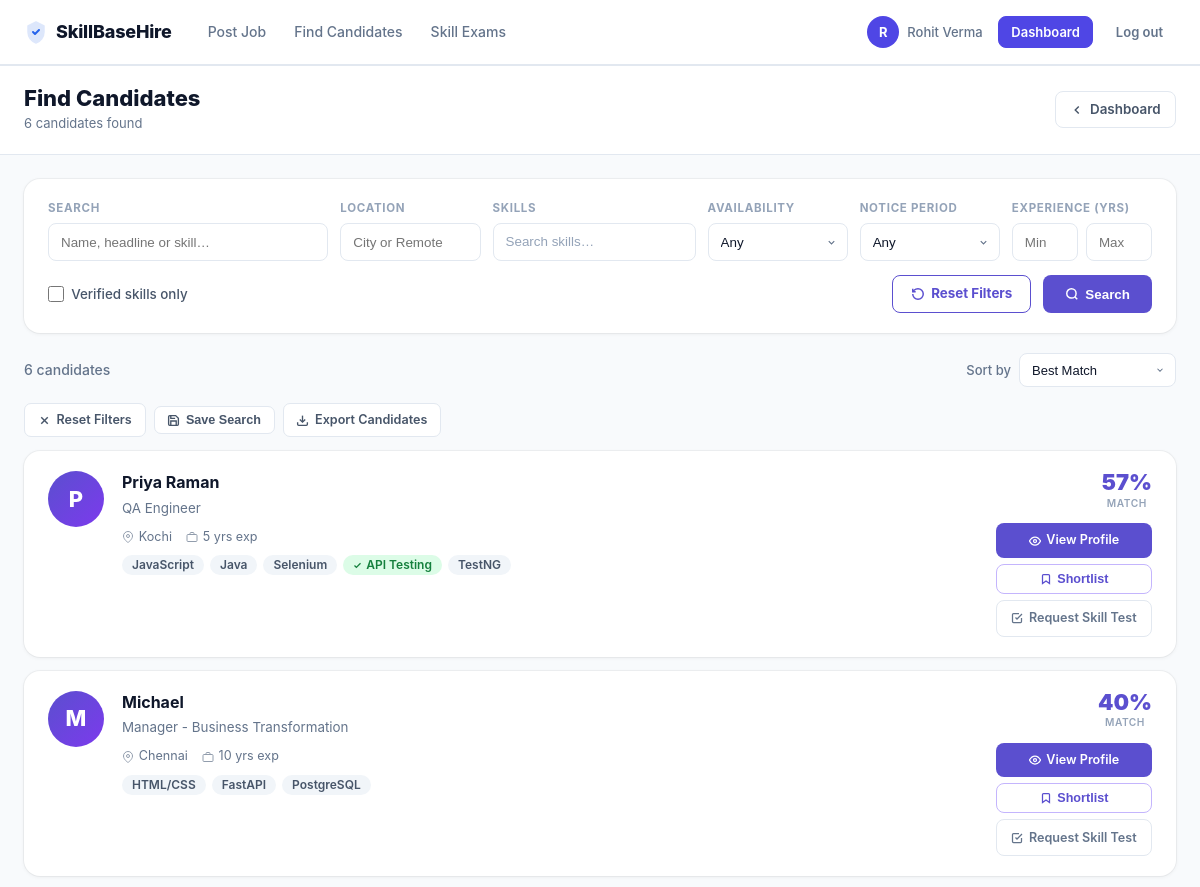
The page /recruiter/candidates (signed in, upper part) on the database as committed earlier.
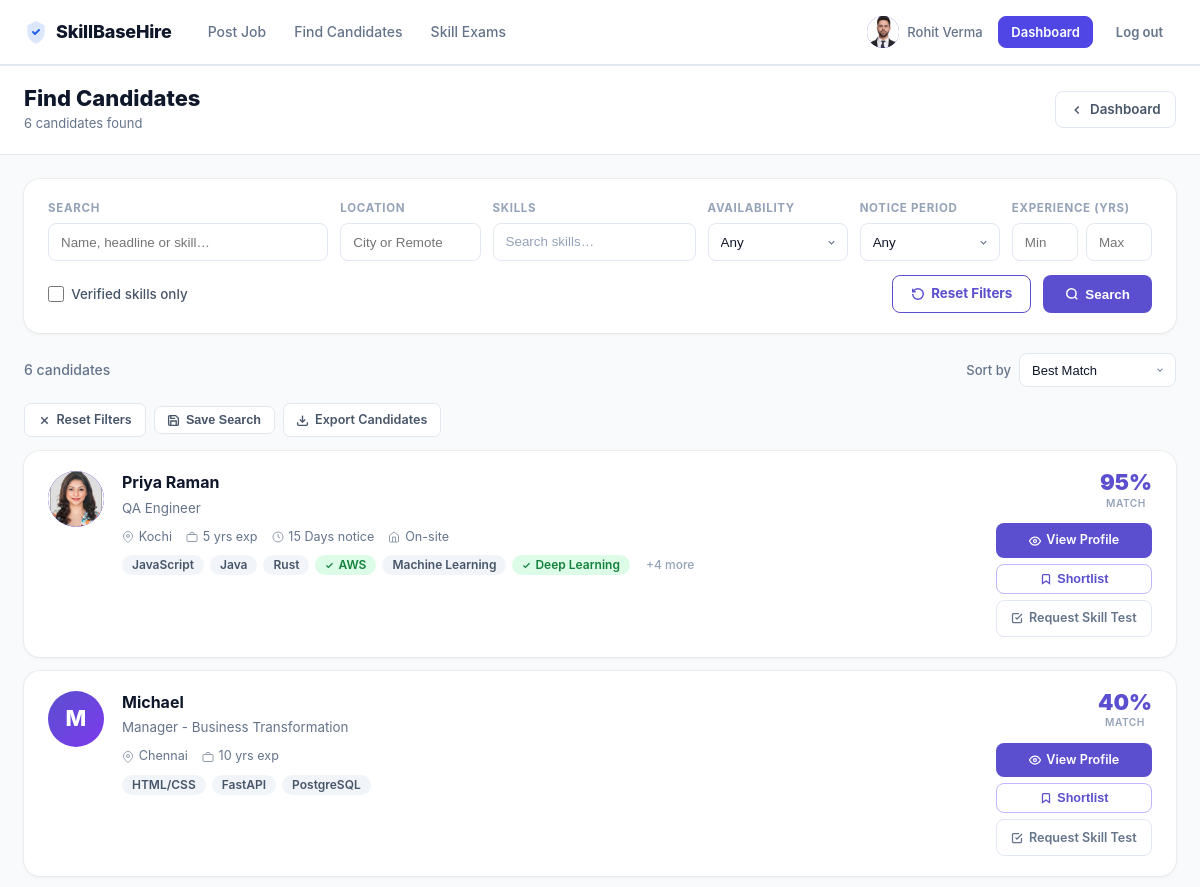
The same page on the database as committed later.
### tables this page shows
CREATE TABLE users (
                id INTEGER PRIMARY KEY AUTOINCREMENT,
                name TEXT NOT NULL,
                email TEXT UNIQUE NOT NULL,
                password_hash TEXT NOT NULL,
                role TEXT NOT NULL CHECK(role IN ('candidate','recruiter')),
                created_at TIMESTAMP DEFAULT CURRENT_TIMESTAMP
            , email_verified INTEGER DEFAULT 1, verification_token TEXT);

CREATE TABLE skills (
                id INTEGER PRIMARY KEY AUTOINCREMENT,
                name TEXT UNIQUE NOT NULL,
                category TEXT NOT NULL,
                description TEXT DEFAULT ''
            );

### app.py (the view)
@app.route('/recruiter/candidates')
@recruiter_required
def search_candidates():
    from datetime import datetime as _dt
    db = get_db()
    search          = request.args.get('q', '').strip()
    skill_filters   = [s.strip() for s in request.args.getlist('skill') if s.strip()]
    location_filter = request.args.get('location', '').strip()
    verified_only   = request.args.get('verified', '') == '1'
    notice_filter   = request.args.get('notice', '').strip()
    work_mode_filter= request.args.get('work_mode', '').strip()
    exp_min         = request.args.get('exp_min', '').strip()
    exp_max         = request.args.get('exp_max', '').strip()
    sort_by         = request.args.get('sort', 'best_match')
    query = '''
        SELECT DISTINCT u.id, u.name, u.email, u.created_at,
               cp.headline, cp.location, cp.profile_photo, cp.experience,
               cp.notice_period, cp.work_mode, cp.work_status,
               (SELECT COUNT(*) FROM user_skills WHERE user_id=u.id AND verified=1) AS verified_count,
               (SELECT COUNT(*) FROM user_skills WHERE user_id=u.id) AS total_skills,
               (SELECT GROUP_CONCAT(s.name||':'||us.verified, ',')
                FROM user_skills us JOIN skills s ON us.skill_id=s.id
                WHERE us.user_id=u.id ORDER BY us.verified DESC LIMIT 8) AS skills_data
        FROM users u LEFT JOIN candidate_profiles cp ON u.id=cp.user_id
        WHERE u.role='candidate'
    '''
    params = []
    if search:
        query += ''' AND (u.name LIKE ? OR cp.headline LIKE ? OR cp.bio LIKE ?
                    OR u.id IN (
                        SELECT DISTINCT us.user_id FROM user_skills us JOIN skills s ON us.skill_id=s.id
                        WHERE s.name LIKE ?))'''
        params += [f'%{search}%', f'%{search}%', f'%{search}%', f'%{search}%']
    if location_filter:
        query += ' AND cp.location LIKE ?'
        params.append(f'%{location_filter}%')
    if skill_filters:
        ph = ','.join('?' * len(skill_filters))
        query += f''' AND u.id IN (
            SELECT DISTINCT us.user_id FROM user_skills us JOIN skills s ON us.skill_id=s.id
            WHERE LOWER(s.name) IN ({ph}))'''
        params.extend(s.lower() for s in skill_filters)
    if verified_only:
        query += ' AND (SELECT COUNT(*) FROM user_skills WHERE user_id=u.id AND verified=1) > 0'
    if notice_filter:
        query += ' AND cp.notice_period = ?'
        params.append(notice_filter)
    if work_mode_filter:
        query += ' AND cp.work_mode = ?'
        params.append(work_mode_filter)
    query += ' ORDER BY verified_count DESC, u.created_at DESC'
    raw = db.execute(query, params).fetchall()
    exp_map = {}
    if raw:
        ids = [c['id'] for c in raw]
        placeholders = ','.join('?' * len(ids))
        all_exps = db.execute(
            f'SELECT user_id, start_date, end_date, is_current FROM candidate_work_experience WHERE user_id IN ({placeholders})',
            ids
        ).fetchall()
        now = _dt.now()
        for exp in all_exps:
            uid = exp['user_id']
            if not exp['start_date']:
                continue
            try:
                sy, sm = int(exp['start_date'][:4]), int(exp['start_date'][5:7])
                if exp['is_current'] or not exp['end_date']:
                    ey, em = now.year, now.month
                else:
                    ey, em = int(exp['end_date'][:4]), int(exp['end_date'][5:7])
                exp_map[uid] = exp_map.get(uid, 0) + max(0, (ey - sy) * 12 + (em - sm))
            except Exception:
                pass
    import re as _re
    candidates = []
    for c in raw:
        d = dict(c)
        d['skills']     = parse_skills_data(c['skills_data'])[:6]
        exp_months = exp_map.get(c['id'], 0)
        if exp_months == 0 and c['experience']:
            m = _re.search(r'(\d+(?:\.\d+)?)', c['experience'])
            if m:
                exp_months = int(float(m.group(1)) * 12)
        d['exp_months'] = exp_months
        score = 30
        if d.get('headline'):      score += 5
        if d.get('location'):      score += 5
        if d.get('profile_photo'): score += 5
        if d.get('work_status'):   score += 5
        score += min(d.get('verified_count', 0) * 12, 45)
        d['match_score'] = min(score, 99)
        candidates.append(d)
    if exp_min:
        try:
            candidates = [c for c in candidates if c['exp_months'] >= int(exp_min) * 12]
        except ValueError:
            pass
    if exp_max:
        try:
            candidates = [c for c in candidates if c['exp_months'] <= int(exp_max) * 12]
        except ValueError:
            pass
    _notice_order = {'Immediate': 0, '15 Days': 1, '30 Days': 2, '60 Days': 3, '90 Days': 4}
    if sort_by == 'experience':
        candidates.sort(key=lambda c: c['exp_months'], reverse=True)
    elif sort_by == 'notice':
        candidates.sort(key=lambda c: _notice_order.get(c.get('notice_period') or '', 9))
    elif sort_by in ('recent', 'new'):
        candidates.sort(key=lambda c: c['created_at'] or '', reverse=True)
    else:
        candidates.sort(key=lambda c: c['match_score'], reverse=True)
    has_filters = any([search, skill_filters, location_filter, verified_only,
                       notice_filter, work_mode_filter, exp_min, exp_max])
    all_skills = db.execute('SELECT * FROM skills ORDER BY name').fetchall()
    return render_template('candidates.html', candidates=candidates,
                           all_skills=all_skills, search=search,
                           skill_filters=skill_filters, location_filter=location_filter,
                           verified_only=verified_only, notice_filter=notice_filter,
                           work_mode_filter=work_mode_filter, exp_min=exp_min, exp_max=exp_max,
                           sort_by=sort_by, has_filters=has_filters,
                           user=get_current_user())

### app.py (called while the page is built, shortened)
def get_db():
    db = getattr(g, '_database', None)
    if db is None:
        db = g._database = sqlite3.connect(DATABASE)
        db.row_factory = sqlite3.Row
    return db

@app.teardown_appcontext
def close_connection(_exception):
    db = getattr(g, '_database', None)
    if db is not None:
        db.close()

@app.after_request
def set_security_headers(response):
    response.headers['X-Content-Type-Options'] = 'nosniff'
    response.headers['X-Frame-Options'] = 'SAMEORIGIN'
    response.headers['X-XSS-Protection'] = '1; mode=block'
    response.headers['Referrer-Policy'] = 'strict-origin-when-cross-origin'
    response.headers['Permissions-Policy'] = 'geolocation=(), microphone=(), camera=()'
    if os.environ.get('FLASK_ENV') == 'production':
        response.headers['Strict-Transport-Security'] = 'max-age=31536000; includeSubDomains'
    return response

@app.context_processor
def inject_notif_count():
    return {'unread_notif_count': 0}

def get_current_user():
    if 'user_id' not in session:
        return None
    return get_db().execute('SELECT * FROM users WHERE id = ?', [session['user_id']]).fetchone()

### templates/candidates.html (shortened to what the changed rows need)
{% extends "base.html" %}
{% block content %}
{% macro exp_label(m) -%}
  {%- if m == 0 -%}—
  {%- elif m < 12 -%}{{ m }} mo
  {%- elif m < 24 -%}1 yr
  {%- else -%}{{ (m / 12) | int }} yrs
  {%- endif -%}
{%- endmacro %}
<div class="fcp">
  <div class="fcp-hd">
    <div class="fcp-hd-inner">
      <div>
        <h1>Find Candidates</h1>
      </div>
    </div>
  </div>
  <div class="fcp-body">
    {% if candidates %}
      <div class="fcp-cards">
        {% for c in candidates %}
          <div class="fcp-ccard">
            <a href="{{ url_for('candidate_detail', candidate_id=c.id) }}" class="fcp-av" aria-label="{{ c.name }}">
              {% if c.profile_photo %}
                <img src="/static/uploads/photos/{{ c.profile_photo }}" alt="{{ c.name }}">
              {% else %}
                {{ c.name[0].upper() }}
              {% endif %}
            </a>
            <div class="fcp-cb">
              <div class="fcp-name-row">
                <div>
                  <a href="{{ url_for('candidate_detail', candidate_id=c.id) }}" class="fcp-name">{{ c.name }}</a>
                  {% if c.headline %}
                    <div class="fcp-hl">{{ c.headline }}</div>
                  {% endif %}
                </div>
              </div>
              <div class="fcp-meta">
                {% if c.location %}
                  <span class="fcp-mi">
                    <svg width="12" height="12" viewBox="0 0 24 24" fill="none" stroke="currentColor" stroke-width="2"><path d="M21 10c0 7-9 13-9 13s-9-6-9-13a9 9 0 0118 0z"/><circle cx="12" cy="10" r="3"/></svg>
                    {{ c.location }}
                  </span>
                {% endif %}
                {% if c.exp_months > 0 %}
                  <span class="fcp-mi">
                    <svg width="12" height="12" viewBox="0 0 24 24" fill="none" stroke="currentColor" stroke-width="2"><rect x="2" y="7" width="20" height="14" rx="2"/><path d="M16 7V5a2 2 0 00-2-2h-4a2 2 0 00-2 2v2"/></svg>
                    {{ exp_label(c.exp_months) }} exp
                  </span>
                {% endif %}
                {% if c.notice_period %}
                  <span class="fcp-mi">
                    <svg width="12" height="12" viewBox="0 0 24 24" fill="none" stroke="currentColor" stroke-width="2"><circle cx="12" cy="12" r="10"/><polyline points="12 6 12 12 16 14"/></svg>
                    {{ c.notice_period }} notice
                  </span>
                {% endif %}
                {% if c.work_mode %}
                  <span class="fcp-mi">
                    <svg width="12" height="12" viewBox="0 0 24 24" fill="none" stroke="currentColor" stroke-width="2"><path d="M3 9l9-7 9 7v11a2 2 0 01-2 2H5a2 2 0 01-2-2z"/><polyline points="9 22 9 12 15 12 15 22"/></svg>
                    {{ c.work_mode }}
                  </span>
                {% endif %}
              </div>
              {% if c.skills %}
                <div class="fcp-skills">
                  {% for sk in c.skills %}
                    <span class="fcp-sk {{ 'fcp-sk--v' if sk.verified else 'fcp-sk--u' }}">
                      {% if sk.verified %}
                        <svg width="9" height="9" viewBox="0 0 24 24" fill="none" stroke="currentColor" stroke-width="3.5"><polyline points="20 6 9 17 4 12"/></svg>
                      {% endif %}
                      {{ sk.name }}
                    </span>
                  {% endfor %}
                  {% if c.total_skills > (c.skills | length) %}
                    <span class="fcp-sk fcp-sk--more">+{{ c.total_skills - (c.skills | length) }} more</span>
                  {% endif %}
                </div>
              {% endif %}
            </div>
            <div class="fcp-cr">
              <div class="fcp-score-wrap">
                <div class="fcp-score">{{ c.match_score }}%</div>
                <div class="fcp-score-lbl">Match</div>
              </div>
              <div class="fcp-actions">
                <a href="{{ url_for('candidate_detail', candidate_id=c.id) }}" class="fcp-btn fcp-btn--prim">
                  <svg width="12" height="12" viewBox="0 0 24 24" fill="none" stroke="currentColor" stroke-width="2.5"><path d="M1 12s4-8 11-8 11 8 11 8-4 8-11 8-11-8-11-8z"/><circle cx="12" cy="12" r="3"/></svg>
                  View Profile
                </a>
                <button class="fcp-btn fcp-btn--out" onclick="shortlist({{ c.id }}, this)">
                  <svg width="12" height="12" viewBox="0 0 24 24" fill="none" stroke="currentColor" stroke-width="2.5"><path d="M19 21l-7-5-7 5V5a2 2 0 012-2h10a2 2 0 012 2z"/></svg>
                  Shortlist
                </button>
                <a href="{{ url_for('candidate_detail', candidate_id=c.id) }}#skills" class="fcp-btn fcp-btn--ghost">
                  <svg width="12" height="12" viewBox="0 0 24 24" fill="none" stroke="currentColor" stroke-width="2.5"><path d="M9 11l3 3L22 4"/><path d="M21 12v7a2 2 0 01-2 2H5a2 2 0 01-2-2V5a2 2 0 012-2h11"/></svg>
                  Request Skill Test
                </a>
              </div>
            </div>
          </div>
        {% endfor %}
      </div>
    {% endif %}
  </div>
</div>
{% endblock %}

### templates/base.html (shortened to what this page needs)
<!DOCTYPE html>
<html lang="en">
<head>
  <link rel="stylesheet" href="{{ url_for('static', filename='style.css') }}">
</head>
<body>
<header class="navbar">
  <div class="container navbar-inner">
    <a href="{{ url_for('home') }}" class="navbar-brand">
      SkillBaseHire
    </a>
    <nav class="navbar-menu" id="navMenu">
      {% if not session.get('user_id') %}
        <a href="{{ url_for('recruiter_signup') }}">For Recruiters</a>
        <a href="{{ url_for('candidate_signup') }}">For Candidates</a>
        <a href="{{ url_for('skills_page') }}" class="{{ 'active' if request.endpoint == 'skills_page' else '' }}">Skill Exams</a>
        <a href="{{ url_for('jobs') }}" class="{{ 'active' if request.endpoint == 'jobs' else '' }}">Find Jobs</a>
      {% elif session.get('role') == 'candidate' %}
        <a href="{{ url_for('jobs') }}" class="{{ 'active' if request.endpoint == 'jobs' else '' }}">Find Jobs</a>
        <a href="{{ url_for('skills_page') }}" class="{{ 'active' if request.endpoint == 'skills_page' else '' }}">Skill Exams</a>
      {% else %}
        <a href="{{ url_for('post_job') }}">Post Job</a>
        <a href="{{ url_for('search_candidates') }}">Find Candidates</a>
        <a href="{{ url_for('skills_page') }}">Skill Exams</a>
      {% endif %}
    </nav>
    <div class="navbar-actions">
      {% if session.get('user_id') %}
        <a href="{{ url_for('recruiter_detail', recruiter_id=session.get('user_id')) if session.get('role') == 'recruiter' else url_for('candidate_profile') }}"
           class="nav-user-info nav-profile-link"
           aria-label="View my profile">
          <div class="nav-avatar">
            {% if session.get('profile_photo') %}
              <img src="/static/uploads/photos/{{ session.get('profile_photo') }}" class="avatar-img" alt="{{ session.get('name','') }}">
            {% else %}
              {{ session.get('name','?')[0].upper() }}
            {% endif %}
          </div>
          <span class="nav-name">{{ session.get('name','') }}</span>
        </a>
        {% if session.get('role') == 'recruiter' %}
          <a href="{{ url_for('recruiter_dashboard') }}" class="btn btn-sm btn-primary">Dashboard</a>
        {% endif %}
        <form action="{{ url_for('logout') }}" method="post" style="display:inline">
          <button type="submit" class="btn btn-sm btn-ghost">Log out</button>
        </form>
      {% else %}
        <a href="{{ url_for('candidate_login') }}" class="btn btn-sm btn-login">Log in</a>
        <a href="{{ url_for('candidate_signup') }}" class="btn btn-sm btn-primary">Sign up</a>
      {% endif %}
    </div>
  </div>
</header>
<main>{% block content %}{% endblock %}</main>
</body>
</html>

Rows that differ between the two databases and show on the page:
changed users "Priya Raman": loses skills (name "Selenium"); loses skills (name "API Testing"); loses skills (name "TestNG"); gains skills (name "Rust"); gains skills (name "AWS"); gains skills (name "Machine Learning"); gains skills (name "Deep Learning"); notice_period (not shown) → "15 Days"; work_mode (not shown) → "On-site"; total_skills (not shown) → "4"; match_score "57" → "95"; name "P" → (not shown)
Other text that changed with them:
{{ session.get('name','?')[0].upper() }}: "R" → (not shown)
